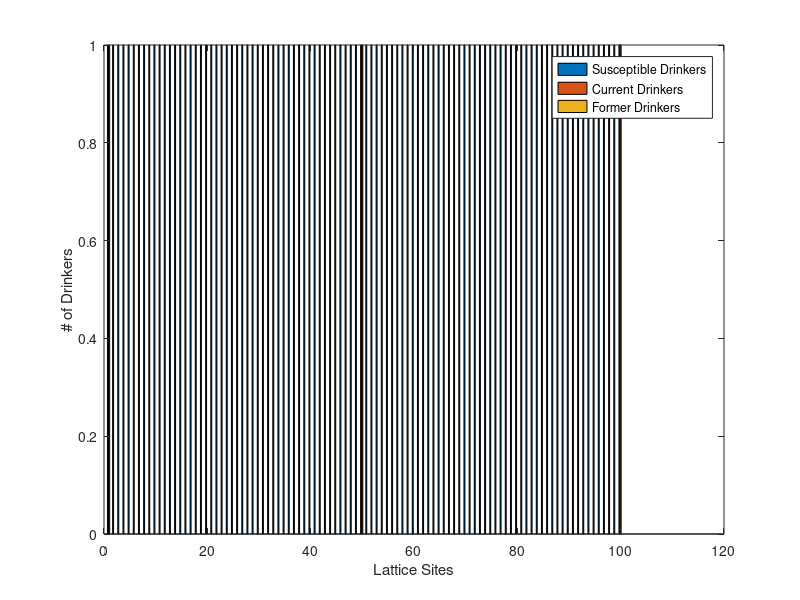

Here is the MATLAB script that generated this plot: (Note: this script raises an error after producing the figure.)
tic

N = 100; %number of lattices
Generations = 1000; %number of generations
p = .5; %probability of movement
pd = .3; %probability of drinkers to stop drinking
pr = .3; %probability of former drinkers to drink again

pb = .8; %probabality of attraction to bar (self-implemented)

S = zeros(1,N); %Susceptible
D = zeros(1,N); %Current Drinkers
R = zeros(1,N); %Former Drinkers
B = zeros(1,N); %Placement of Bar

%Storage of variables for per generation comparison
Sgen = zeros(Generations,1);
Dgen = zeros(Generations,1);
Rgen = zeros(Generations,1);
Bgen = zeros(Generations,1);

NumberOfBars = 5;
BarStore = zeros(1,NumberOfBars);

%Mapping Variable
Datay = zeros(N,3);

%Initialization of Susceptible Drinkers
for cnt = 1:N
    S(cnt) = 1;
end

%Initialization of Current Drinker in the middle of the lattice
D(floor(N/2)) = 1;
D(1) = 1;
D(N) = 1;

%Lattice Mapping 1
    for mcnt = 1:N
        Datay(mcnt,1) = S(mcnt);
        Datay(mcnt,2) = D(mcnt);
        Datay(mcnt,3) = R(mcnt);
    end
    Datax = 1:1:100;
    bar(Datax,Datay);
    legend('Susceptible Drinkers', 'Current Drinkers', 'Former Drinkers');
    xlabel('Lattice Sites');
    ylabel('# of Drinkers');
   
    pause
%End of Lattice Mapping

for gencnt = 1:Generations
    
    switch(gencnt) %1 bar is established at generation 2
        case 2
            for iBar=1:NumberOfBars
            Bar = randi([1,N]);
            B(Bar) = B(Bar) + 1;
            BarStore(iBar) = Bar;
            fprintf('A Bar is situated in %d\n', Bar);
            end
    end

    %Movement of Persons
    for mcnt = 1:N
        %Movement of S
        Scell = S(mcnt);
        for lcnt = 1:Scell
            switch(mcnt)
                case 1 %left most site can only move right
                    if rand() > (1-p)
                        S(mcnt) = S(mcnt) - 1;
                        S(mcnt+1) = S(mcnt+1) + 1;
                    end
                case N %right most site can only move left
                    if rand() > (1-p)
                        S(mcnt) = S(mcnt) - 1;
                        S(mcnt-1) = S(mcnt-1) + 1;
                    end
                otherwise %if at any site, 50-50 chance of going left or right
                    if rand() > (1-p)
                        if rand() > .5
                            S(mcnt) = S(mcnt) - 1;
                            S(mcnt+1) = S(mcnt+1) + 1;
                        else
                            S(mcnt) = S(mcnt) - 1;
                            S(mcnt-1) = S(mcnt-1) + 1;
                        end
                    end
            end
        end
        
        %Movement of D, only current drinkers are affected by the bar
        Dcell = D(mcnt);
        for lcnt = 1:Dcell
            if gencnt < 2
                switch(mcnt)
                    case 1 %left most site can only move right
                        if rand() > (1-p)
                            D(mcnt) = D(mcnt) - 1;
                            D(mcnt+1) = D(mcnt+1) + 1;
                        end
                    case N %right most site can only move left
                        if rand() > (1-p)
                            D(mcnt) = D(mcnt) - 1;
                            D(mcnt-1) = D(mcnt-1) + 1;
                        end
                    otherwise %if at any site and not within proximity of bar, 50-50 chance of going left or right
                        if rand() > (1-p)
                            if rand() > .5
                                D(mcnt) = D(mcnt) - 1;
                                D(mcnt+1) = D(mcnt+1) + 1;
                            else
                                D(mcnt) = D(mcnt) - 1;
                                D(mcnt-1) = D(mcnt-1) + 1;
                            end
                        end
                end
            else
                    switch(mcnt)%if current drinker is within proximity of a bar, it is more likely to move closer towards the bar.
                        case 1 %left most site can only move right
                            if B(mcnt) > 0 %if drinker is at the bar, it is less likely to move
                                if rand() > pb
                                    D(mcnt) = D(mcnt) - 1;
                                    D(mcnt+1) = D(mcnt+1) + 1;
                                end
                            else
                                if rand() > (1-pb) %movement based on probability if not in bar
                                    D(mcnt) = D(mcnt) - 1;
                                    D(mcnt+1) = D(mcnt+1) + 1;
                                end
                            end
                        case N %right most site can only move left
                            if B(mcnt) > 0 %if drinker is at the bar, it is less likely to move
                                if rand() > pb
                                    D(mcnt) = D(mcnt) - 1;
                                    D(mcnt-1) = D(mcnt-1) + 1;
                                end
                            else
                                if rand() > (1-pb) %movement based on probability if not in bar
                                    D(mcnt) = D(mcnt) - 1;
                                    D(mcnt-1) = D(mcnt-1) + 1;
                                end
                            end
                        otherwise
                            if B(mcnt) > 0 %if drinker is at the bar, it is less likely to move
                                if rand() > pb
                                    if rand() > .5 %50-50 chance of moving left or right from the bar
                                        D(mcnt) = D(mcnt) - 1;
                                        D(mcnt+1) = D(mcnt+1) + 1;
                                    else
                                        D(mcnt) = D(mcnt) - 1;
                                        D(mcnt-1) = D(mcnt-1) + 1;
                                    end
                                end
                            else
                                Bar = CheckNearestBar(mcnt,BarStore,N);
                                if rand() > (1-p) %movement based on probability if not in bar
                                    if rand() > (1-pb) %movement towards the bar is greatly favored if within proximity of it
                                        if (mcnt-Bar) < 0
                                            D(mcnt) = D(mcnt) - 1;
                                            D(mcnt+1) = D(mcnt+1) + 1;
                                        elseif (mcnt-Bar) >= 0
                                            D(mcnt) = D(mcnt) - 1;
                                            D(mcnt-1) = D(mcnt-1) + 1;
                                        end
                                    else
                                        if (mcnt-Bar) < 0
                                            D(mcnt) = D(mcnt) - 1;
                                            D(mcnt-1) = D(mcnt-1) + 1;
                                        elseif (mcnt-Bar) >= 0
                                            D(mcnt) = D(mcnt) - 1;
                                            D(mcnt+1) = D(mcnt+1) + 1;
                                        end
                                    end
                                end
                            end
                    end
            end
        end
        
        %Movement of R
        Rcell = R(mcnt);
        for lcnt = 1:Rcell
            switch(mcnt)
                case 1 %left most site can only move right
                    if rand() > (1-p)
                        R(mcnt) = R(mcnt) - 1;
                        R(mcnt+1) = R(mcnt+1) + 1;
                    end
                case N %right most site can only move left
                    if rand() > (1-p)
                        R(mcnt) = R(mcnt) - 1;
                        R(mcnt-1) = R(mcnt-1) + 1;
                    end
                otherwise %if at any site, 50-50 chance of going left or right
                    if rand() > (1-p)
                        if rand() > .5
                            R(mcnt) = R(mcnt) - 1;
                            R(mcnt+1) = R(mcnt+1) + 1;
                        else
                            R(mcnt) = R(mcnt) - 1;
                            R(mcnt-1) = R(mcnt-1) + 1;
                        end
                    end
            end
        end
    end
    
    %Conversion of Status
    %Susceptible to Drinking
    for scnt = 1:N
        T = S(scnt) + D(scnt) + R(scnt);
        sprob = D(scnt)/T;
        if sprob > rand() && S(scnt) > 0
            S(scnt) = S(scnt) - 1;
            D(scnt) = D(scnt) + 1;
        end
    end
    
    %Drinking to Former
    for dcnt = 1:N
        T = S(dcnt) + D(dcnt) + R(dcnt);
        dprob = (R(dcnt)/T) + pd;
        if dprob > rand() && D(dcnt) > 0
            D(dcnt) = D(dcnt) - 1;
            R(dcnt) = R(dcnt) + 1;
        end
    end
    
    %Former to Drinking
    for rcnt = 1:N
        T = S(rcnt) + D(rcnt) + R(rcnt);
        rprob = (D(rcnt)/T) + pr;
        if rprob > rand() && R(rcnt) > 0
            R(rcnt) = R(rcnt) - 1;
            D(rcnt) = D(rcnt) + 1;
        end
    end
    
    %Generation Values
    T = sum(S) + sum(D) + sum(R);
    gen = 1:1:Generations;
    Sgen(gencnt) = sum(S)/T;
    Dgen(gencnt) = sum(D)/T;
    Rgen(gencnt) = sum(R)/T;
    %Bgen(gencnt) = D(Bar);
    
    %Lattice Mapping 2
    if mod(gencnt,10) == 0 
        for mcnt = 1:N
            Datay(mcnt,1) = S(mcnt);
            Datay(mcnt,2) = D(mcnt);
            Datay(mcnt,3) = R(mcnt);
        end
        Datax = 1:1:100;
        bar(Datax,Datay);
        legend('Susceptible Drinkers', 'Current Drinkers', 'Former Drinkers');
        xlabel('Lattice Sites');
        ylabel('# of Drinkers');
        
        gencnt
        
        pause
    end
    %End of Lattice Mapping
end

figure
subplot(2,1,1);
plot(gen,Sgen);
legend('Susceptible Drinkers');
xlabel('# of Iterations');
ylabel('Susceptible Drinkers');

subplot(2,1,2);
plot(gen,Dgen);
hold on
plot(gen,Rgen);
legend('Current Drinkers','Former Drinkers');
xlabel('# of Iterations');
ylabel('Drinkers');

toc